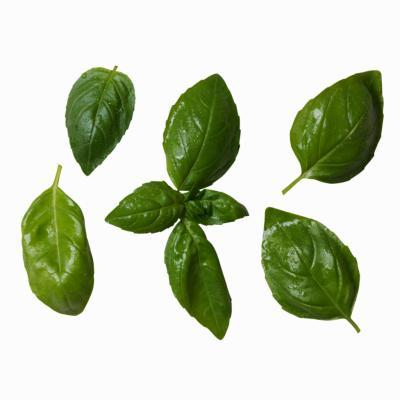
#> input picture images/basil.jpg, 400 x 400 px
$ python canny.py
#> lines starting #> are read from the running program, lines starting #| are printed output that depends on the picture; after the words box and inside, x2 and y2 are one past the last pixel; in counts of white or black regions, pixels touching at a corner belong together
import cv2
import numpy as np

# 读取原图像
img = cv2.imread(r"../images/basil.jpg")
#> img is the input picture: shape (400, 400, 3); mean B, G, R 186.9, 208.7, 200.7
cv2.imshow("initial_img", img)

# 转换为灰度图像
grayimg = cv2.cvtColor(img, cv2.COLOR_BGR2GRAY)
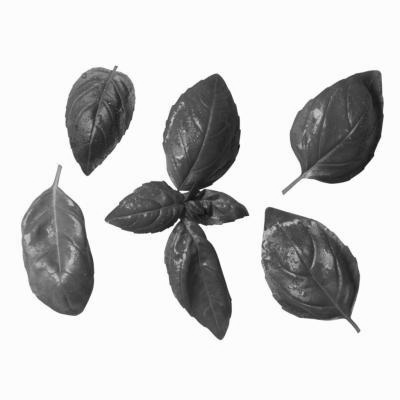
#> grayimg: shape (400, 400); min 14, max 255, mean 203.8
cv2.imshow("gray_img", grayimg)

# 进行模糊处理（高斯滤波）
blurred = cv2.GaussianBlur(grayimg, (11, 11), 0)
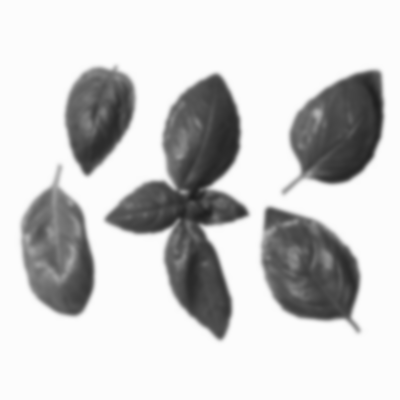
#> blurred: shape (400, 400); min 30, max 253, mean 203.8
cv2.imshow("blurred", blurred)

"""提取边缘特征并保存图像"""

# （1）用原始图像提取边缘特征
edges = cv2.Canny(grayimg, 200, 300)
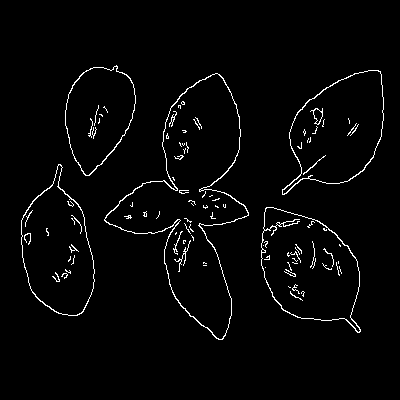
#> edges: shape (400, 400); 2.5% white in thin lines or dots, all inside (x1, y1, x2, y2) = (21, 65, 384, 340)
cv2.imwrite("canny.jpg", edges)
cv2.imshow("canny", cv2.imread("canny.jpg"))

# （2）用高斯滤波后的图像提取边缘特征
edges_blurred = cv2.Canny(blurred, 200, 300)
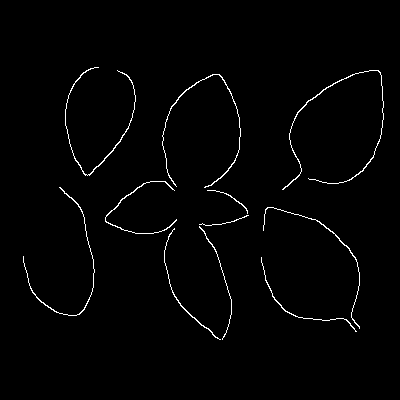
#> edges_blurred: shape (400, 400); 1.4% white in thin lines or dots, all inside (x1, y1, x2, y2) = (23, 67, 384, 340)
cv2.imwrite("canny_blurred.jpg", edges_blurred)
cv2.imshow("canny_blurred", cv2.imread("canny_blurred.jpg"))
cv2.waitKey()
cv2.destroyAllWindows()
